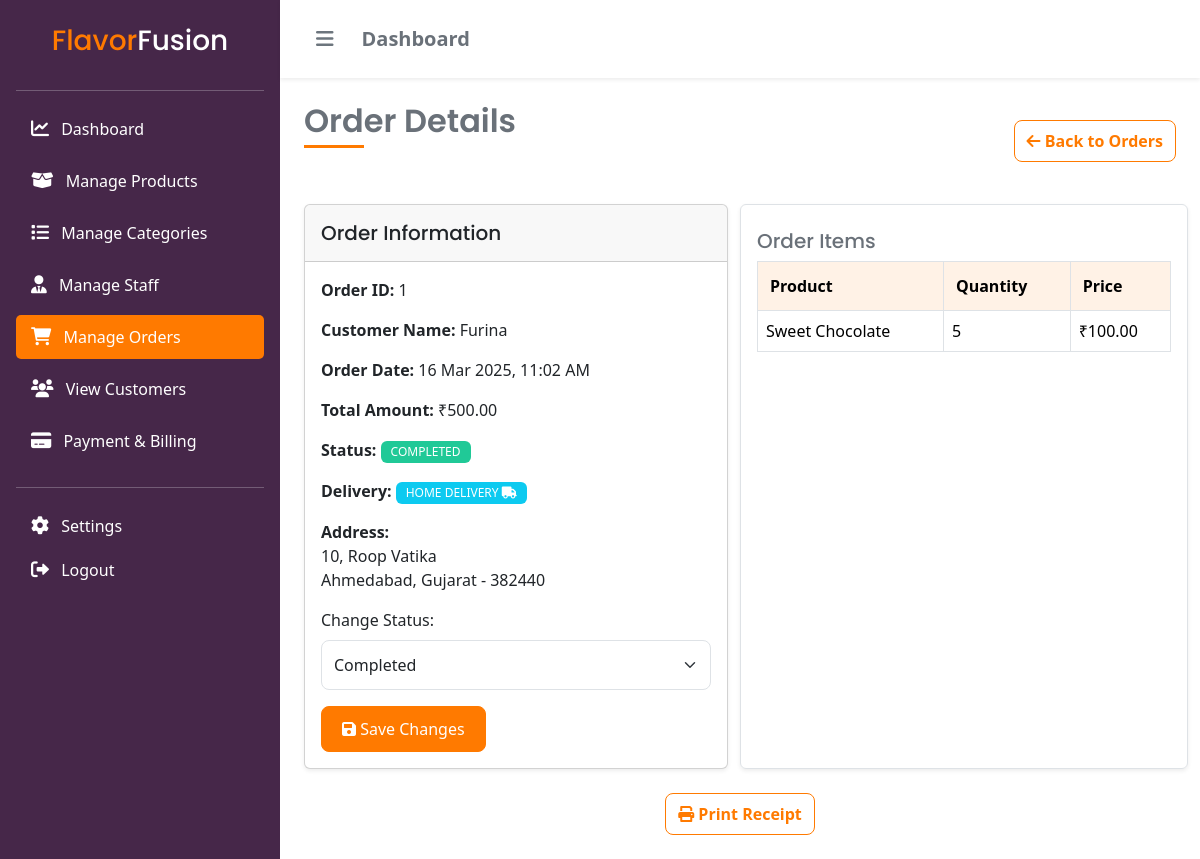
Screenshot of /admin/orders/view?id=1 (signed in) with the database file from the repository.
### tables this page shows
CREATE TABLE `orders` (
  `id` int(11) NOT NULL,
  `user_id` int(11) NOT NULL,
  `total_amount` decimal(10,2) NOT NULL,
  `delivery_option` enum('delivery','pickup') NOT NULL,
  `status` enum('pending','processing','completed','cancelled') DEFAULT 'pending',
  `created_at` timestamp NOT NULL DEFAULT current_timestamp()
);

CREATE TABLE `users` (
  `id` int(11) NOT NULL,
  `name` varchar(100) NOT NULL,
  `email` varchar(100) NOT NULL,
  `password` varchar(255) NOT NULL,
  `phone` varchar(15) DEFAULT NULL,
  `profile_pic` varchar(255) DEFAULT NULL,
  `token` varchar(255) DEFAULT NULL,
  `role` enum('customer','admin','staff') DEFAULT 'customer',
  `created_at` timestamp NOT NULL DEFAULT current_timestamp()
);

CREATE TABLE `addresses` (
  `id` int(11) NOT NULL,
  `user_id` int(11) NOT NULL,
  `address_line1` varchar(255) NOT NULL,
  `address_line2` varchar(255) NOT NULL,
  `city` varchar(100) NOT NULL,
  `state` varchar(100) NOT NULL,
  `pin_code` varchar(20) NOT NULL,
  `country` varchar(100) NOT NULL DEFAULT 'India',
  `created_at` timestamp NOT NULL DEFAULT current_timestamp()
);

CREATE TABLE `order_items` (
  `id` int(11) NOT NULL,
  `order_id` int(11) NOT NULL,
  `product_id` int(11) NOT NULL,
  `price` int(11) NOT NULL,
  `quantity` int(11) NOT NULL,
  `subtotal` decimal(10,2) NOT NULL
);

CREATE TABLE `products` (
  `id` int(11) NOT NULL,
  `name` varchar(255) NOT NULL,
  `description` text DEFAULT NULL,
  `category_id` int(11) NOT NULL,
  `price` decimal(10,2) NOT NULL,
  `stock` int(11) NOT NULL,
  `image` varchar(255) DEFAULT NULL,
  `created_at` timestamp NOT NULL DEFAULT current_timestamp()
);

### database/database.php (called while the page is built)
<?php
require(__DIR__ . '/Connection.php');
$servername = 'localhost';
$port = 3306;
$db_name = 'flavor_fusion_db';
$username = 'root';
$password = '';
$connection = new Connection($servername, $port, $db_name, $username, $password);

### database/Connection.php (called while the page is built, shortened)
<?php
class Connection
{
    private $pdo;
    public function __construct($server_name, $port, $db_name, $username, $password)
    {
        try {
            $this->pdo = new PDO("mysql:host={$server_name};port={$port};dbname={$db_name}", $username, $password);
            $this->pdo->setAttribute(PDO::ATTR_ERRMODE, PDO::ERRMODE_EXCEPTION);
            $this->pdo->setAttribute(PDO::ATTR_DEFAULT_FETCH_MODE, PDO::FETCH_ASSOC);
        } catch (PDOException $e) {
            echo $e->getMessage();
            die();
        }
    }
    public function find($table_name, $options)
    {
        $column_names = array_keys($options);
        $condition_array = [];
        for ($i = 0; $i < count($column_names); $i++) {
            array_push($condition_array, "{$column_names[$i]} = :{$column_names[$i]}");
        }
        $condition = implode(" AND ", $condition_array);
        $statement = $this->pdo->prepare("SELECT * FROM {$table_name} WHERE {$condition}");
        $statement->execute($options);
        $result = $statement->fetchAll();
        return $result;
    }
    public function findOne($table_name, $options)
    {
        $column_names = array_keys($options);
        $condition_array = [];
        for ($i = 0; $i < count($column_names); $i++) {
            array_push($condition_array, "{$column_names[$i]} = :{$column_names[$i]}");
        }
        $condition = implode(" AND ", $condition_array);
        $statement = $this->pdo->prepare("SELECT * FROM {$table_name} WHERE {$condition} LIMIT 1");
        $statement->execute($options);
        $result = $statement->fetch();
        return $result;
    }
    public function findById($table_name, $id)
    {
        $statement = $this->pdo->prepare("SELECT * FROM {$table_name} WHERE id = :id");
        $statement->execute(["id" => $id]);
        $result = $statement->fetch();
        return $result;
    }
}

### public/admin/orders/view/index.php (the view, shortened to what this page needs)
<?php
include DB_ROOT . 'database.php';
$order_id = isset($_GET['id']) ? (int)$_GET['id'] : 0;
$order = $connection->findById("orders", $order_id);
$customer = $connection->findById("users", $order["user_id"]);
$order_items = $connection->find("order_items", ["order_id" => $order["id"]]);
$status_classes = [
    "pending" => "bg-secondary",
    "processing" => "bg-info",
    "shipped" => "bg-primary",
    "completed" => "bg-success",
    "cancelled" => "bg-danger"
];
$status_options = ["pending", "processing", "completed", "cancelled"];
$status_badge = $status_classes[$order["status"]] ?? "bg-secondary";
$delivery_label = $order["delivery_option"] === "delivery"
    ? "Home Delivery <i class='fa-solid fa-truck'></i>"
    : "Pickup <i class='fa-solid fa-map-location-dot'></i>";
?>
<?php include_once '../../../../includes/header.php'; ?>
<div class="d-flex">
    <?php
    include_once '../../../../includes/admin-sidebar.php';
    ?>
    <div class="container-fluid px-4 py-4">
        <div class="row mb-4">
            <div class="col-12 d-flex justify-content-between align-items-center">
                <h2 class="section-title">Order Details</h2>
                <a href="<?= ROOT . 'admin/orders' ?>" class="fw-semibold btn btn-outline-primary"><i class="fas fa-arrow-left"></i> Back to Orders</a>
            </div>
        </div>
        <div class="row">
            <div class="col-md-6">
                <div class="card shadow-sm">
                    <div class="card-header py-3">
                        <h5 class="my-0">Order Information</h5>
                    </div>
                    <div class="card-body">
                        <p><strong>Order ID:</strong> <?= $order['id']; ?></p>
                        <p><strong>Customer Name:</strong> <?= $customer ? $customer['name'] : 'N/A'; ?></p>
                        <p><strong>Order Date:</strong> <?= date('d M Y, h:i A', strtotime($order['created_at'])); ?></p>
                        <p><strong>Total Amount:</strong> ₹<?= number_format($order['total_amount'], 2); ?></p>
                        <p><strong>Status:</strong>
                            <span class="badge <?= $status_badge; ?>"><?= ucfirst($order['status']); ?></span>
                        </p>
                        <p><strong>Delivery:</strong>
                            <span class="badge <?= $order["delivery_option"] === "delivery" ? "bg-info" : "bg-warning" ?>"><?= $delivery_label; ?></span>
                        </p>
                        <?php if ($order["delivery_option"] == 'delivery') :
                            $address = $connection->findOne("addresses", ["user_id" => $order["user_id"]])
                        ?>
                            <strong>Address:</strong><br>
                            <p class="my-0"><?= $address["address_line1"]; ?></p>
                            <p class="my-0 mb-3"><?= $address["city"] . ", " . $address["state"] . " - " . $address["pin_code"]; ?></p>
                        <?php endif; ?>
                        <form method="POST">
                            <div class="mb-3">
                                <label for="status" class="form-label">Change Status:</label>
                                <select name="status" id="status" class="form-select">
                                    <?php foreach ($status_options as $status): ?>
                                        <option value="<?= $status; ?>" <?= $order["status"] === $status ? "selected" : ""; ?>>
                                            <?= ucfirst($status); ?>
                                        </option>
                                    <?php endforeach; ?>
                                </select>
                            </div>
                            <button type="submit" class="btn btn-primary"><i class="fas fa-save"></i> Save Changes</button>
                        </form>
                    </div>
                </div>
            </div>
            <div class="col-md-6 border rounded shadow-sm p-3">
                <h5 class="my-2">Order Items</h5>
                <?php if (count($order_items) > 0): ?>
                    <table class="table table-bordered">
                        <thead>
                            <tr>
                                <th>Product</th>
                                <th>Quantity</th>
                                <th>Price</th>
                            </tr>
                        </thead>
                        <tbody>
                            <?php foreach ($order_items as $item):
                                $product = $connection->findById("products", $item["product_id"]);
                            ?>
                                <tr>
                                    <td><?= $product ? $product['name'] : 'N/A'; ?></td>
                                    <td><?= $item['quantity']; ?></td>
                                    <td>₹<?= number_format($item['price'], 2); ?></td>
                                </tr>
                            <?php endforeach; ?>
                        </tbody>
                    </table>
                <?php else: ?>
                    <p>No items found in this order.</p>
                <?php endif; ?>
            </div>
        </div>
        <div class="mt-4 text-center">
            <button id="print-btn" class="fw-semibold btn btn-outline-primary"><i class="fas fa-print"></i> Print Receipt</button>
        </div>
    </div>
    <?php include_once '../../../../includes/admin-footer.php'; ?>

### public/assets/css/style.css (style rules this page uses)
:root { --primary-color-50: #fff2e6; --primary-color-100: #ffd7b3; --primary-color: #ff7a00; --body-color: #6a7179; --gray-100: #dee2e6; --gray-500: #868e96; --secondary-color: #462749; --color-success: #20c997; --color-error: #ff6b6b; }
body { color: var(--body-color); min-height: 100dvh; display: flex; flex-direction: column; }
h1, h2, h3, h4, h5, h6 { font-family: "Poppins", sans-serif; }
.section-title { position: relative; margin-bottom: 2rem; padding-bottom: 0.5rem; font-weight: 600; }
.section-title::after { content: ""; position: absolute; bottom: 0; left: 0; width: 60px; height: 3px; background-color: var(--primary-color); }
.bg-success { background-color: var(--color-success) !important; }
.btn { padding: 8px 12px; border-radius: 8px; }
.btn-outline-primary:hover, .btn-primary { background-color: var(--primary-color); border-color: var(--primary-color); border-radius: 8px; padding: 10px 20px; transition: all 0.3s ease; font-weight: 500; }
.btn-outline-primary { background-color: #fff; border-color: var(--primary-color); color: var(--primary-color); }
.form-control, .form-select { border-radius: 8px; padding: 12px; border: 1px solid var(--gray-100); }
.form-label { font-weight: 500; margin-bottom: 0.5rem; }
.badge { font-size: 12px; text-transform: uppercase; padding: 5px 10px; font-weight: 500; }
.table tr th { padding: 12px; background-color: var(--primary-color-50); }

### rows the page displays
orders: id "1", created_at "16 Mar 2025, 11:02 AM", total_amount "500.00", status "COMPLETED", status "Completed"
users: name "Furina"
addresses: address_line1 "10, Roop Vatika", city "Ahmedabad", state "Gujarat", pin_code "382440"
order_items: product.name "Sweet Chocolate", quantity "5", price "100.00"
